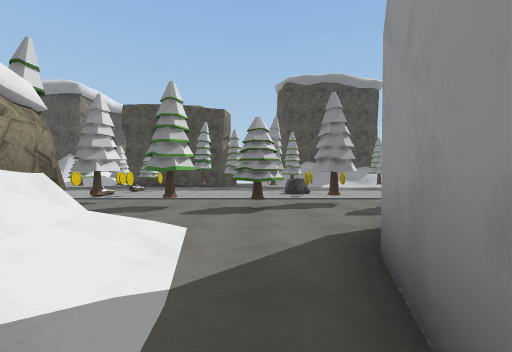
[1] (above)

18 first-person views from a walk through a scene from a Unity 3-D project. The camera is 1.4 m above the floor, looks level and sees 90° across. The floor is counted in squares, 2 m on a side. Each view is taken from the middle of a square. On the plan, view 1 faces up. The plan holds only what a view shows up to about 9 squares ahead; the rest is blank. The place goes on beyond the plan. The player is left out. Some surface patterns are stand-ins.

[2]
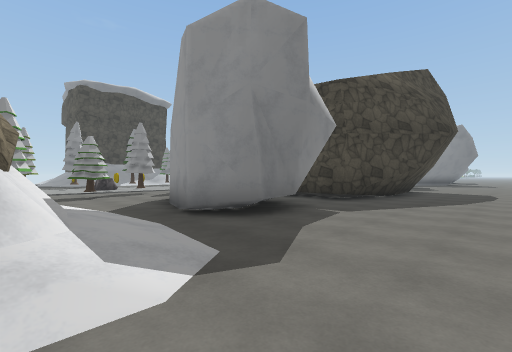

[3]
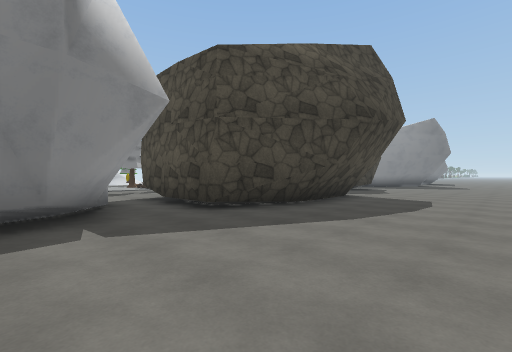

[4]
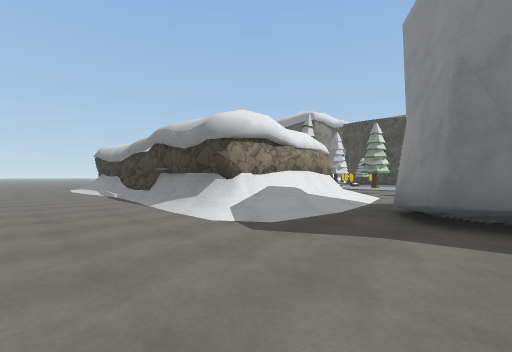

[5]
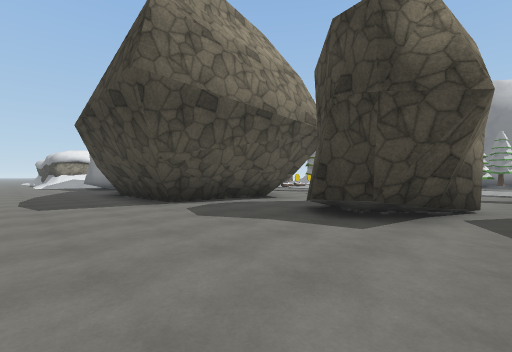

[6]
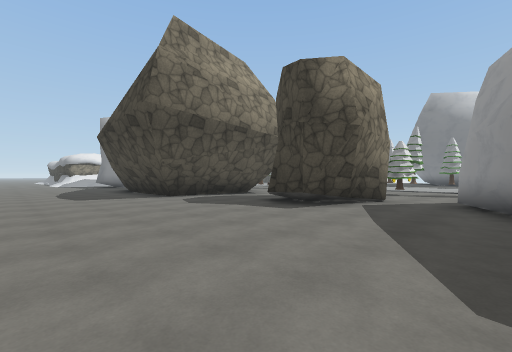

[7]
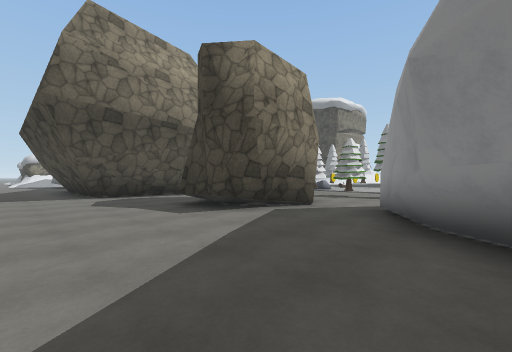

[8]
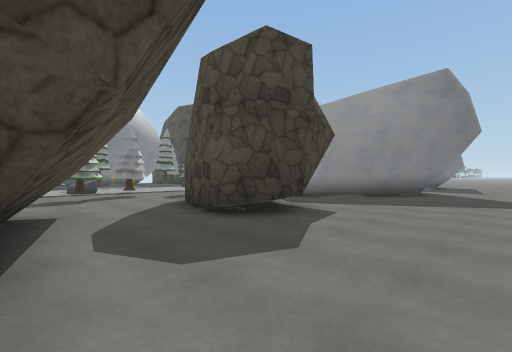

[9]
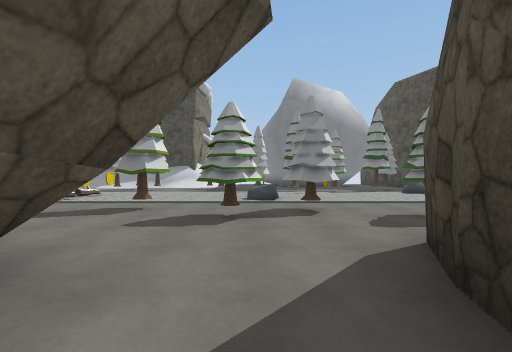

[10]
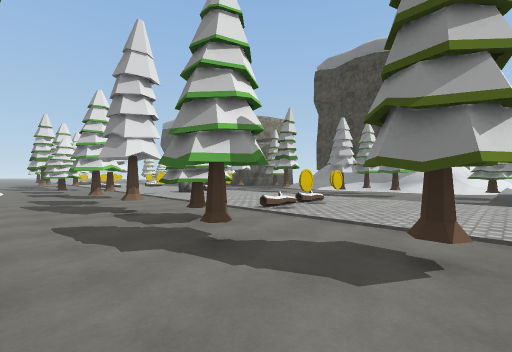

[11]
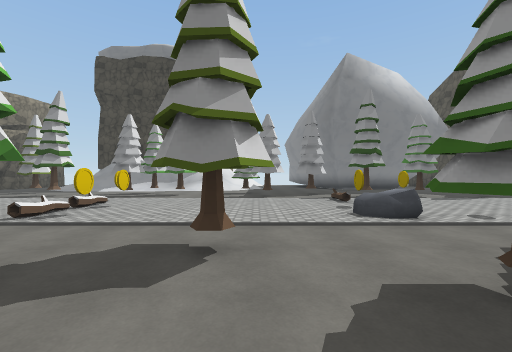

[12]
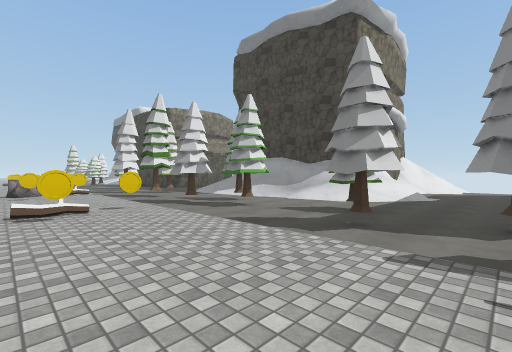

[13]
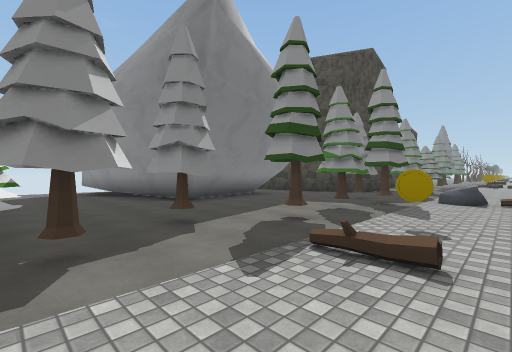

[14]
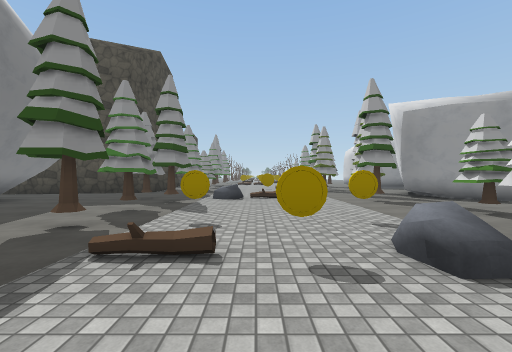

[15]
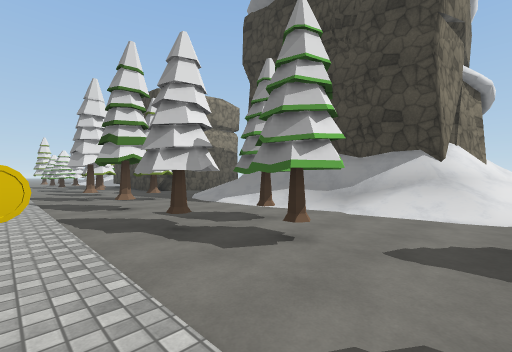

[16]
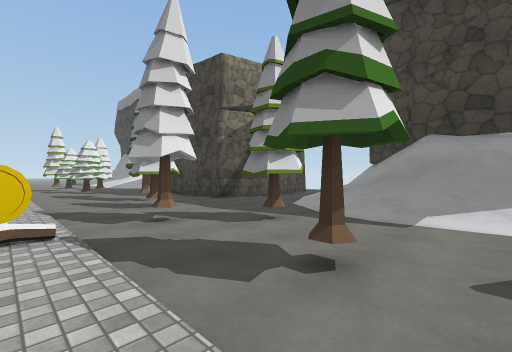

[17]
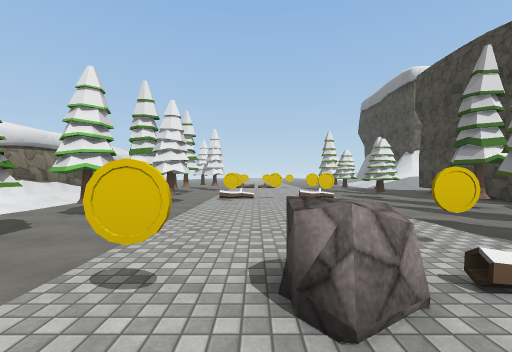

[18]
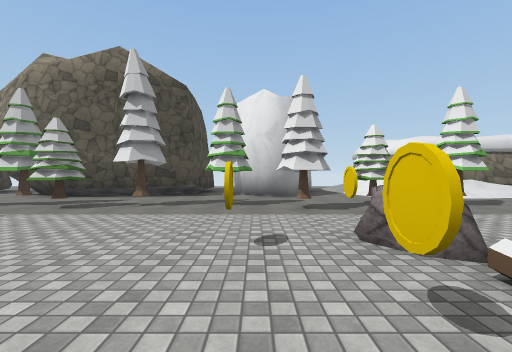

### Floor plan
Key: @ floor where view 1 was taken; # wall or solid block; x gap in a wall; . main floor; : floor 0.5 m higher than the main floor; / step, stairs or slope; C coin; T tree; L log; R rock; O other object.
Columns run from 6 left of view 1 to 20 right of it. Each row starts with its distance up from view 1.
 22                  /.
 21                # ...
 20                # ...#
 19       //##    ##//..##
 18      .///######///..##   #.
 17     #..//////////....#####.
 16  ####...////////...........
 15 ........T....T...T.........
 14 ...T.T..T....TT.TT.T.....T.
 13 TT...T.T..T.TTTT.TT..TTT.TT
 12 .......L................T..
 11 O:C....CC....C.....L.C...O
 10 .C...  R.C....C....C.....LO
  9 ./.....RR................
  8 O/C.....C.....C....O.C....
  7 ..T.....T....T...T..T......
  6   T.T.T.TTT.TTTTTT.TT.T..TO
  5  T..T.T...T....T..TT..T...#
  4  ////..........##........##
  3 #####/..##.########..##..#
  2     #/.###x#     ##.###..#
  1     #/.###.#     #..###..##
  0     #/@###.##    #...##...#
 -1     #/.###..######.........
 -2 #####/.....................
 -3 ...........................
 -4 ..........................
 -5 ..........................

Where each view was taken, in squares from view 1:
view 1: 0 up, 0 right, facing up
view 2: 4 down, 2 left, facing up-right
view 3: 5 down, 2 right, facing up-right
view 4: 5 down, 2 right, facing up-left
view 5: 4 down, 17 right, facing up-left
view 6: 5 down, 19 right, facing up-left
view 7: 3 down, 20 right, facing up-left
view 8: 3 down, 11 right, facing up-right
view 9: 1 up, 13 right, facing up
view 10: 4 up, 11 right, facing up-left
view 11: 4 up, 11 right, facing up
view 12: 9 up, 13 right, facing up-left
view 13: 10 up, 11 right, facing up-right
view 14: 10 up, 11 right, facing right
view 15: 11 up, 10 right, facing up-left
view 16: 11 up, 5 right, facing up-left
view 17: 9 up, 3 right, facing left
view 18: 12 up, 3 right, facing down
